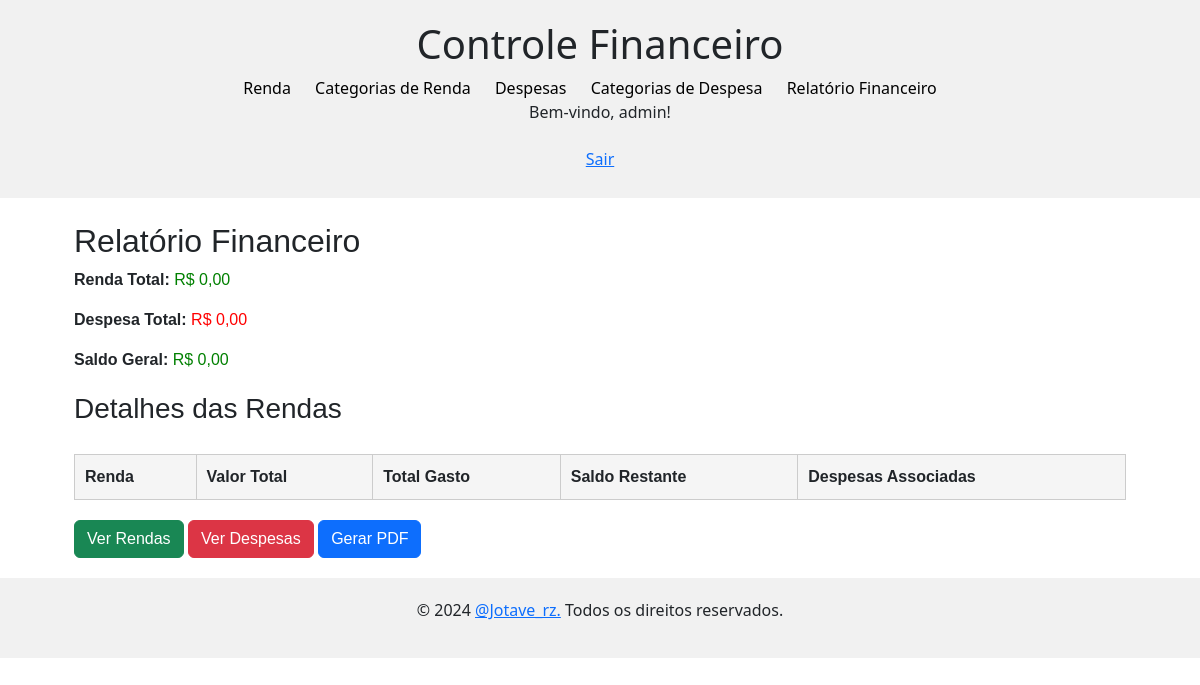
/relatorios/ (signed in), run on an earlier commit of the app's database.
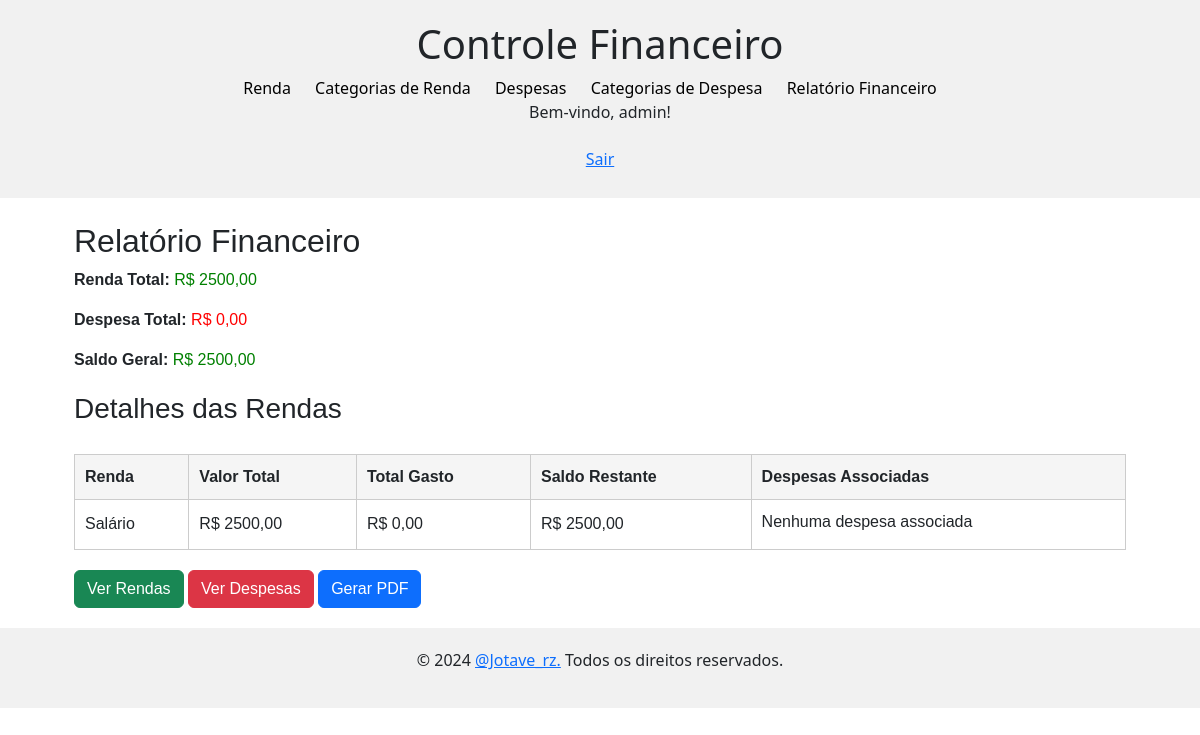
And on a later commit of the database.
### renda/models.py (models this page shows, shortened)
class Renda(models.Model):
    user = models.ForeignKey(User, on_delete=models.CASCADE)
    nome = models.CharField(max_length=100, verbose_name="Nome da Renda")
    categoria = models.ForeignKey('categoria_renda.CategoriaRenda', on_delete=models.SET_NULL, null=True)
    valor = models.DecimalField(max_digits=10, decimal_places=2, verbose_name="Valor")
    valor_disponivel = models.DecimalField(max_digits=10, decimal_places=2, verbose_name="Valor Disponível", default=0.00)
    data_recebimento = models.DateField(verbose_name="Data de Recebimento")

### relatorios/views.py (the view)
# urls.py: path('', relatorio_financeiro, name='relatorio-financeiro'),
def relatorio_financeiro(request):
    rendas = Renda.objects.filter(user=request.user)
    despesas = Despesa.objects.filter(user=request.user)
    renda_total = rendas.aggregate(total=Sum('valor'))['total'] or 0
    despesa_total = despesas.aggregate(total=Sum('valor'))['total'] or 0
    saldo = renda_total - despesa_total
    rendas_detalhes = []
    for renda in rendas:
        despesas_associadas = renda.despesas.filter(user=request.user)
        total_despesas = despesas_associadas.aggregate(total=Sum('valor'))['total'] or 0
        saldo_renda = renda.valor - total_despesas
        rendas_detalhes.append({
            'renda': renda,
            'despesas': despesas_associadas,
            'total_despesas': total_despesas,
            'saldo_renda': saldo_renda,
        })
    context = {
        'renda_total': renda_total,
        'despesa_total': despesa_total,
        'saldo': saldo,
        'rendas_detalhes': rendas_detalhes,
    }
    return render(request, 'relatorio_financeiro.html', context)

### relatorios/templates/relatorio_financeiro.html (shortened to what this page needs)
{% extends 'base.html' %}
{% block body %}
<head>
</head>
<body>
    <div class="relatorio">
        <h2>Relatório Financeiro</h2>
        <div class="resumo-geral">
            <p><strong>Renda Total:</strong>
                <j class="positivo">R$ {{ renda_total|floatformat:2 }}</j>
            </p>
            <p><strong>Despesa Total:</strong>
                <j class="negativo">R$ {{ despesa_total|floatformat:2 }}</j>
            </p>
            <p><strong>Saldo Geral:</strong>
                <j class="{% if saldo >= 0 %}positivo{% else %}negativo{% endif %}"> R$ {{ saldo|floatformat:2 }}</j>
            </p>
        </div>
        <h3>Detalhes das Rendas</h3>
        <div class="table-responsive">
            <table class="tabela-rendas">
                <thead>
                    <tr>
                        <th>Renda</th>
                        <th>Valor Total</th>
                        <th>Total Gasto</th>
                        <th>Saldo Restante</th>
                        <th>Despesas Associadas</th>
                    </tr>
                </thead>
                <tbody>
                    {% for item in rendas_detalhes %}
                    <tr>
                        <td>{{ item.renda.nome }}</td>
                        <td>R$ {{ item.renda.valor|floatformat:2 }}</td>
                        <td>R$ {{ item.total_despesas|floatformat:2 }}</td>
                        <td>R$ {{ item.saldo_renda|floatformat:2 }}</td>
                        <td>
                            <ul>
                                {% for despesa in item.despesas %}
                                <li>R$ {{ despesa.valor|floatformat:2 }} - {{ despesa.nome }}</li>
                                {% empty %}
                                <li>Nenhuma despesa associada</li>
                                {% endfor %}
                            </ul>
                        </td>
                    </tr>
                    {% endfor %}
                </tbody>
            </table>
        </div>
        <button class="btn btn-success"><a href="{% url 'renda-list' %}"
                style="color: white; text-decoration: none;">Ver Rendas</a></button>
        <button class="btn btn-danger"><a href="{% url 'despesa-list' %}"
                style="color: white; text-decoration: none;">Ver Despesas</a></button>
        <button class="btn btn-primary"><a href="#"
                style="color: white; text-decoration: none;">Gerar PDF</a></button>
    </div>
    {% endblock %}

What changed in the data, as far as the page shows it:
added Renda: renda.nome "Salário", renda.valor "2500,00", total_despesas "0,00", saldo_renda "2500,00"
Also different on the page:
{{ renda_total|floatformat:2 }}: "0,00" → "2500,00"
{{ saldo|floatformat:2 }}: "0,00" → "2500,00"
